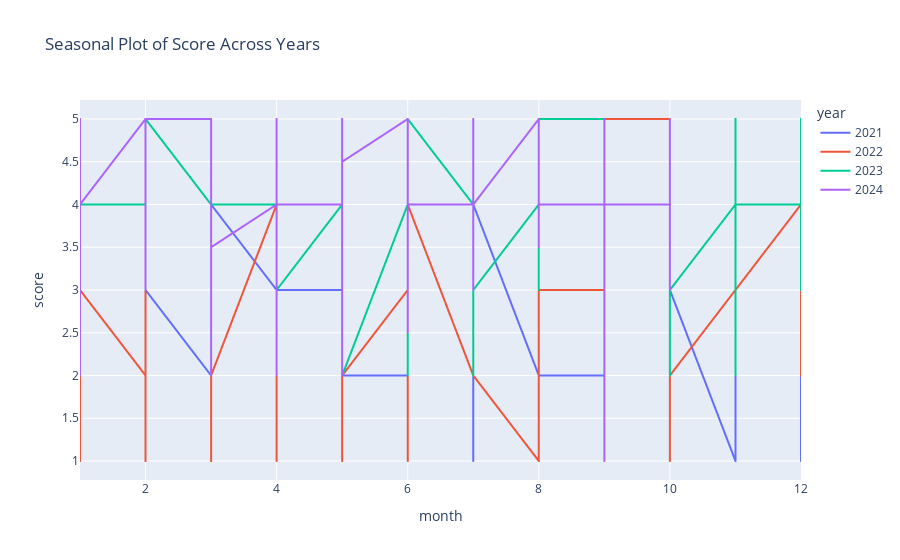

The cell this chart's notebook holds for it:
### Code cell
# seasonal plot
def interactive_seasonal_plot():
    fig = px.line(data, x='month', y='score', color='year', title="Seasonal Plot of Score Across Years")
    fig.show()

interactive_seasonal_plot()

### Figure 1 — Plotly figure (JSON) as saved in the notebook; plotly's stock layout.template omitted (floating-point values rounded to 4 significant figures; data arrays with more than 128 entries replaced by an {"elided": "..."} marker saying what was removed)
{"data": [{"hovertemplate": "year=2021<br>month=%{x}<br>score=%{y}<extra></extra>", "legendgroup": "2021", "line": {"color": "#636efa", "dash": "solid"}, "marker": {"symbol": "circle"}, "mode": "lines", "name": "2021", "showlegend": true, "type": "scattergl", "x": {"elided": "365 int values"}, "xaxis": "x", "y": {"elided": "365 int values"}, "yaxis": "y"}, {"hovertemplate": "year=2022<br>month=%{x}<br>score=%{y}<extra></extra>", "legendgroup": "2022", "line": {"color": "#EF553B", "dash": "solid"}, "marker": {"symbol": "circle"}, "mode": "lines", "name": "2022", "showlegend": true, "type": "scattergl", "x": {"elided": "365 int values"}, "xaxis": "x", "y": {"elided": "365 int values"}, "yaxis": "y"}, {"hovertemplate": "year=2023<br>month=%{x}<br>score=%{y}<extra></extra>", "legendgroup": "2023", "line": {"color": "#00cc96", "dash": "solid"}, "marker": {"symbol": "circle"}, "mode": "lines", "name": "2023", "showlegend": true, "type": "scattergl", "x": {"elided": "363 int values"}, "xaxis": "x", "y": {"elided": "363 float values"}, "yaxis": "y"}, {"hovertemplate": "year=2024<br>month=%{x}<br>score=%{y}<extra></extra>", "legendgroup": "2024", "line": {"color": "#ab63fa", "dash": "solid"}, "marker": {"symbol": "circle"}, "mode": "lines", "name": "2024", "showlegend": true, "type": "scattergl", "x": {"elided": "281 int values"}, "xaxis": "x", "y": {"elided": "281 float values"}, "yaxis": "y"}], "layout": {"legend": {"title": {"text": "year"}, "tracegroupgap": 0}, "title": {"text": "Seasonal Plot of Score Across Years"}, "xaxis": {"anchor": "y", "domain": [0, 1], "title": {"text": "month"}}, "yaxis": {"anchor": "x", "domain": [0, 1], "title": {"text": "score"}}}}
